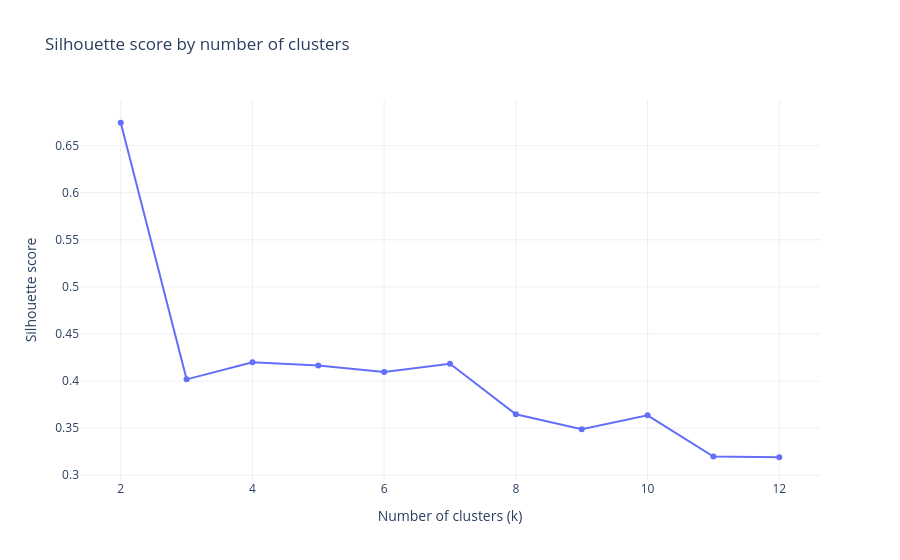

Notebook cell for this chart:
### Code cell
silhouette_fig = go.Figure(
    data = go.Scatter(
        x = list(k_values),
        y = silhouette_scores,
        mode = 'lines+markers',
        showlegend = False,
    ),
    layout = dict(
        title = f'Silhouette score by number of clusters',
        xaxis_title = 'Number of clusters (k)',
        yaxis_title = 'Silhouette score',
        template = f'plotly_{PLOTLY_THEME}',
    )
)

silhouette_fig.show()

### Figure 1 — Plotly figure (JSON) as saved in the notebook; plotly's stock layout.template omitted (floating-point values rounded to 4 significant figures)
{"data": [{"mode": "lines+markers", "showlegend": false, "type": "scatter", "x": [2, 3, 4, 5, 6, 7, 8, 9, 10, 11, 12], "y": [0.6743, 0.4018, 0.4199, 0.4165, 0.4097, 0.4184, 0.3647, 0.3488, 0.3636, 0.3199, 0.3191]}], "layout": {"title": {"text": "Silhouette score by number of clusters"}, "xaxis": {"title": {"text": "Number of clusters (k)"}}, "yaxis": {"title": {"text": "Silhouette score"}}}}
